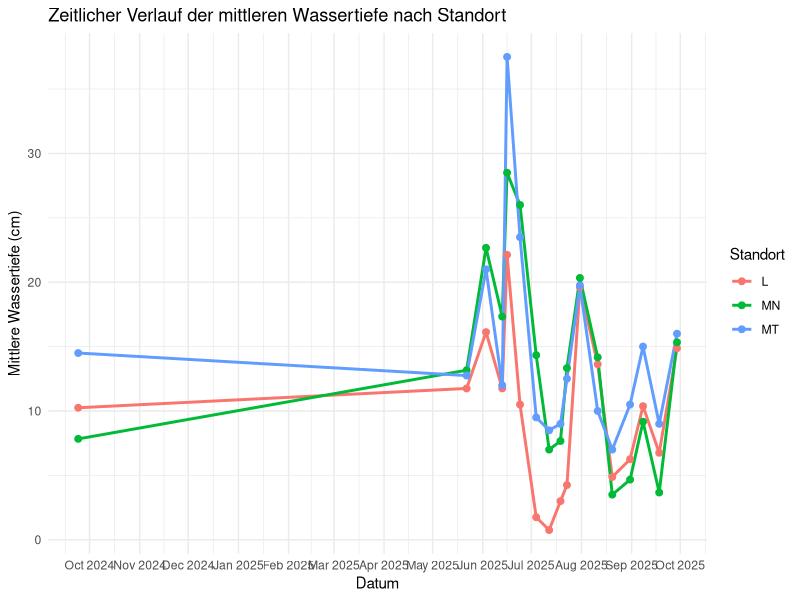
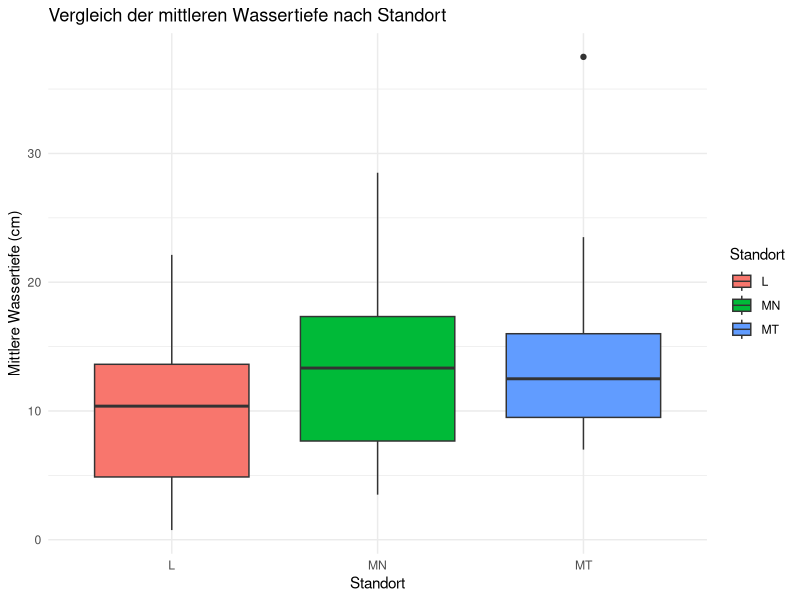
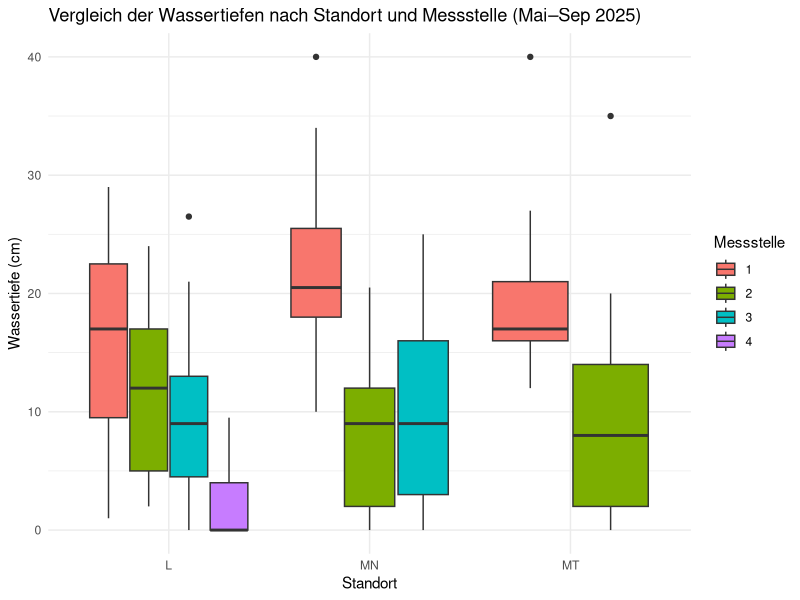
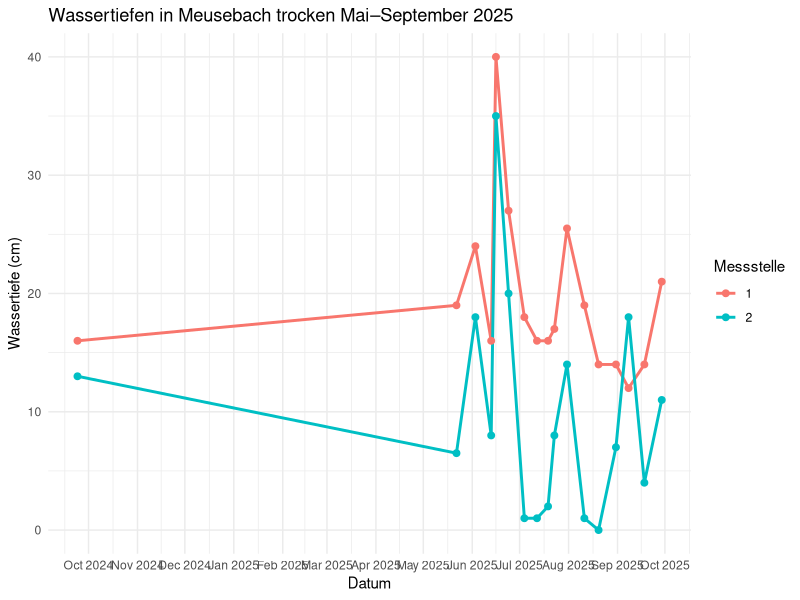
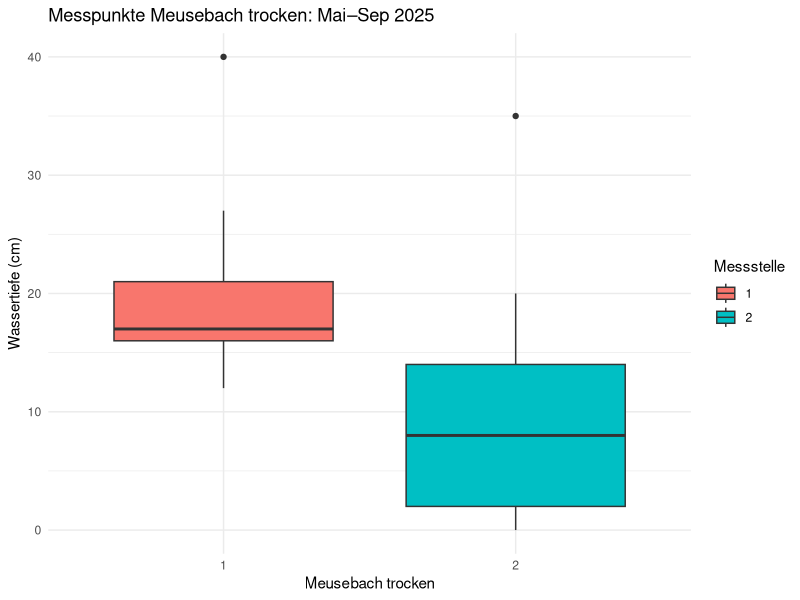
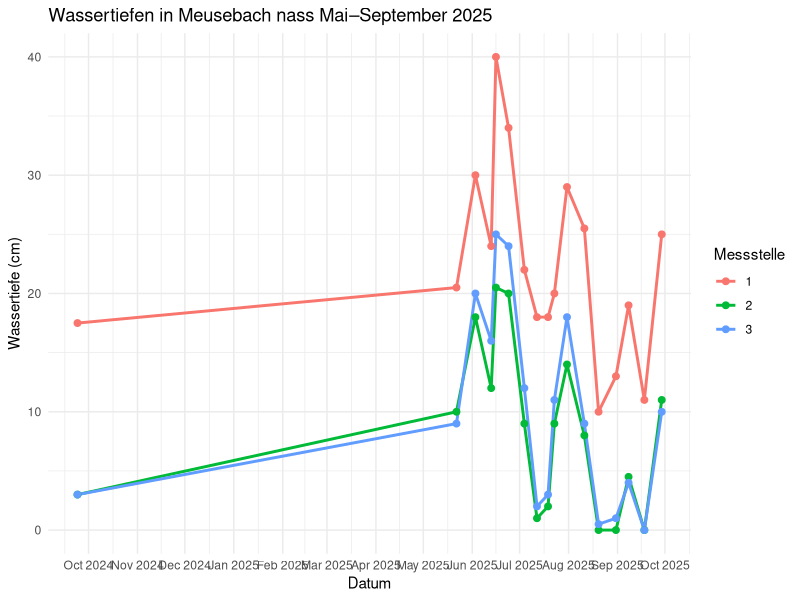
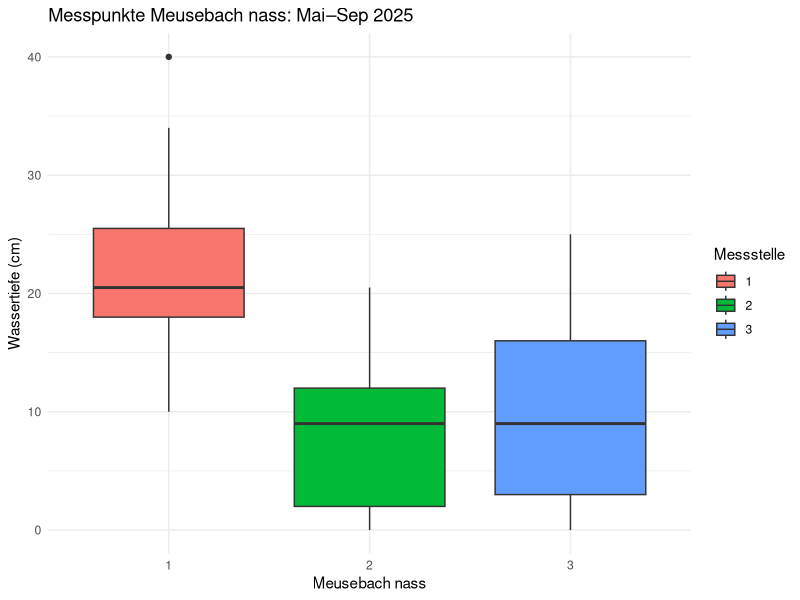
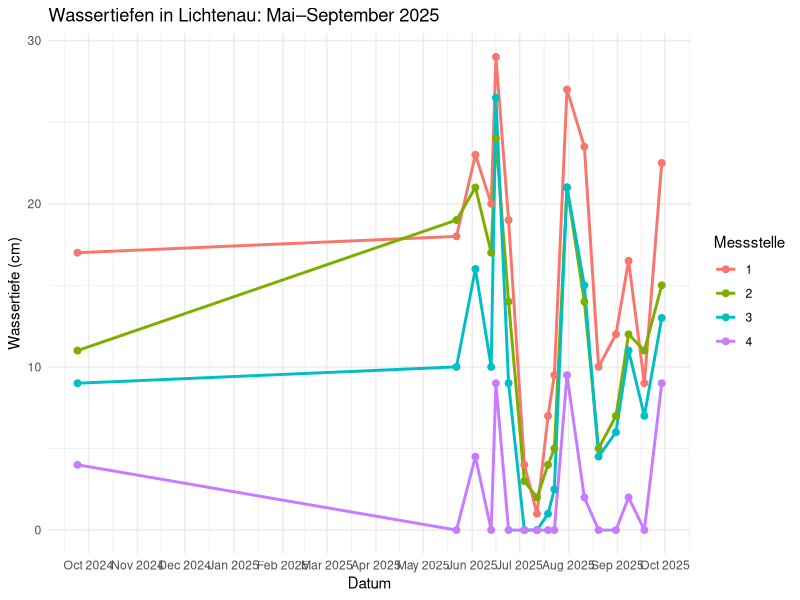

Write R code to recreate these figures, in order.
## ---- chunk 1
library(readxl)
library(dplyr)
library(ggplot2)
library(lubridate)
library(tidyr)
## ---- chunk 2
Wassertiefen <- read_excel("Tabelle Wassertiefe.xlsx")
summary(Wassertiefen)
str(Wassertiefen)
class(Wassertiefen$Datum)

# Datum als Date konvertieren
Wassertiefen$Datum <- as.Date(Wassertiefen$Datum)
str(Wassertiefen)
class(Wassertiefen$Datum)
## ---- chunk 3
# Mittelwerte pro Tag/ pro Standort berechnen 
WT_mittel <- Wassertiefen %>%
  group_by(Datum, Standort) %>% 
  summarise(WT_mean = mean(Wassertiefe, na.rm = TRUE)) %>%
  ungroup()

## ---- chunk 4
# Liniendiagramm - Jahresverlauf
ggplot(WT_mittel, aes(x = Datum, y = WT_mean, color = Standort)) +
  geom_line(linewidth = 1) +
  geom_point(size = 2) +
  labs(
    title = "Zeitlicher Verlauf der mittleren Wassertiefe nach Standort",
    x = "Datum",
    y = "Mittlere Wassertiefe (cm)",
    color = "Standort"
  ) +
  theme_minimal() +
  scale_x_date(date_breaks = "1 month", date_labels = "%b %Y")
## ---- chunk 5
# Boxplot - Unterschiede zw. Standorten (Tagesmittelwerte)
ggplot(WT_mittel, aes(x = factor(Standort), y = WT_mean, fill = Standort)) +
  geom_boxplot() +
  labs(
    title = "Vergleich der mittleren Wassertiefe nach Standort",
    x = "Standort",
    y = "Mittlere Wassertiefe (cm)"
  ) +
  theme_minimal()

## ---- chunk 6
# Boxplot pro Standort, Messpunkte farblich unterscheiden
ggplot(Wassertiefen, aes(x = factor(Standort), y = Wassertiefe, fill = factor(Messpunkt))) +
  geom_boxplot(position = position_dodge(0.8)) +
  labs(title = "Vergleich der Wassertiefen nach Standort und Messstelle (Mai–Sep 2025)",
       x = "Standort",
       y = "Wassertiefe (cm)",
       fill = "Messstelle") +
  theme_minimal()

## ---- chunk 7
####Jahresverlauf - Liniendiagramm
plot_lin <- function(df, st, titel=NULL) {
  
  # Daten  nach Standort filtern
  df_sub1 <- df %>% filter(Standort == st)

  # Automatischer Titel
  if (is.null(titel)) {
    titel <- paste("Wassertiefeschwankungen -", st)
  }
  
  ggplot(df_sub1, aes(Datum, Wassertiefe, color = factor(Messpunkt))) +
    geom_line(linewidth = 1) +
    geom_point(size = 2) +
    labs(title = titel,
         x = "Datum", y = "Wassertiefe (cm)", color = "Messstelle") +
    theme_minimal() +
    # Achse automatisch an vorhandene Daten anpassen
    scale_x_date(date_breaks = "1 month", date_labels = "%b %Y")
}



#### Unterschiede zw. den Messstellen - Boxplot 
plot_box <- function(df, st, titel=NULL, x_name=NULL) {
  
  # Daten filtern
  df_sub2 <- df %>% filter(Standort == st)
  
  # Titel setzen, falls NULL
  if (is.null(titel)) {
    titel <- paste("Wassertiefeschwankungen nach Messpunkt -", st)
  }
  
  # x-Achsenname setzen, falls NULL
  if (is.null(x_name)) {
    x_name <- "Messpunkt"  # Standard
  }
  
  ggplot(df_sub2, aes(x = factor(Messpunkt), y = Wassertiefe, fill = factor(Messpunkt))) +
    geom_boxplot() +
    labs(
      title = titel,
      x = x_name,           # hier wird der flexible Name verwendet
      y = "Wassertiefe (cm)",
      fill = "Messstelle"
    ) +
    theme_minimal()
}

## ---- chunk 8
# Liniendiagramm
plot_lin(Wassertiefen, "MT", titel="Wassertiefen in Meusebach trocken Mai–September 2025")
## ---- chunk 9
# Boxplot
plot_box(Wassertiefen, st="MT",
         titel="Messpunkte Meusebach trocken: Mai–Sep 2025",
         x_name="Meusebach trocken")
## ---- chunk 10
# Liniendiagramm
plot_lin(Wassertiefen, "MN", titel="Wassertiefen in Meusebach nass Mai–September 2025")
## ---- chunk 11
# Boxplot
plot_box(Wassertiefen, st="MN",
         titel="Messpunkte Meusebach nass: Mai–Sep 2025",
         x_name="Meusebach nass")
## ---- chunk 12
# Liniendiagramm
plot_lin(Wassertiefen, "L", titel="Wassertiefen in Lichtenau: Mai–September 2025")
## ---- chunk 13
# Boxplot
plot_box(Wassertiefen, st="L",
         titel="Messpunkte Lichtenau: Mai–Sep 2025",
         x_name="Meusebach nass")
## ---- chunk 14
# Statistische Kennzahlen pro Messpunkt und Standort
Kennzahlen <- Wassertiefen %>%
  group_by(Standort, Messpunkt) %>%
  summarise(
    Mittelwert = mean(Wassertiefe, na.rm = TRUE),
    Median = median(Wassertiefe, na.rm = TRUE),
    Std = sd(Wassertiefe, na.rm = TRUE),
    Min = min(Wassertiefe, na.rm = TRUE),
    Max = max(Wassertiefe, na.rm = TRUE)
  )

Kennzahlen

## ---- chunk 15
# Statistische Kennzahlen pro Standort
Kennzahlen_standort <- Wassertiefen %>%
  group_by(Standort) %>%
  summarise(
    Mittelwert = mean(Wassertiefe, na.rm = TRUE),
    Std = sd(Wassertiefe, na.rm = TRUE),
    Min = min(Wassertiefe, na.rm = TRUE),
    Max = max(Wassertiefe, na.rm = TRUE)
  )

Kennzahlen_standort

## ---- chunk 16
# welcher Standort hat die größten Wasserstandsschwankungen?

# Standardabweichung = wie stark der Wasserstand typischerweise um seinen Mittelwert schwankt
# Spannweite des Wasserstands = extremste Unterschiede zwischen dem höchsten und niedrigsten gemessenen Wasserstand

#Schwankung pro Standort (über Tagesmittelwerte)
WT_var_st <- WT_mittel %>%
  group_by(Standort) %>%
  summarise(
    sd_WT = sd(WT_mean, na.rm = TRUE),
    range_WT = max(WT_mean, na.rm = TRUE) - min(WT_mean, na.rm = TRUE)
  ) %>%
  arrange(desc(sd_WT))

WT_var_st

## ---- chunk 17
# Schwankung pro Messpunkt innerhalb eines Standorts
WT_var_mp <- Wassertiefen %>%
  group_by(Standort, Messpunkt) %>%
  summarise(
    sd_WT = sd(Wassertiefe, na.rm = TRUE),
    range_WT = max(Wassertiefe, na.rm = TRUE) - min(Wassertiefe, na.rm = TRUE)
  ) %>%
  arrange(desc(sd_WT))

WT_var_mp
## ---- chunk 18
# welcher Standort hat die meisten trocken gefallenen Tage, welcher die wenigsten (= Beständigkeit des Gewässers/Wasserspiegel)

# auch daraus kann man ggf ableiten, welches Gewässer das Wasser besser hält und Faktoren ableiten, warum es bei den anderen nicht so ist -> naturschutzfachliche Maßnahmen ggf ableiten/überdenken

WT_trocken_mp <- Wassertiefen %>%
  group_by(Standort, Messpunkt) %>%
  summarise(
    trockene_Tage = sum(Wassertiefe <= 1, na.rm = TRUE),
    gesamt_Messungen = n(),
    anteil_trocken = trockene_Tage / gesamt_Messungen
  ) %>%
  arrange(Standort, desc(trockene_Tage))

WT_trocken_mp

## ---- chunk 19
# Trocken- oder Hochwasserperioden zählen 
# Interpolation (da der Wasserstand nicht kontinuirlich gemessen wurde/in regelmäßigen Abständen)
library(zoo)

# Daten nach Datum sortieren und interpolieren
Wassertiefen <- Wassertiefen %>%
  arrange(Standort, Messpunkt, Datum) %>%
  group_by(Standort, Messpunkt) %>%
  mutate(Wassertiefe_interp = na.approx(Wassertiefe, x = as.numeric(Datum))) %>%
  ungroup()

# Trocken, Normalwasser, Hochwasser definieren
# Beispielwerte, noch keine konkreten festgelegt
Wassertiefen <- Wassertiefen %>%
  mutate(
    Trocken = Wassertiefe_interp < 3,
    Normalwasser = Wassertiefe_interp >= 3 & Wassertiefe_interp <= 25,
    Hochwasser = Wassertiefe_interp > 25
  )

# Zusammenhängende Perioden identifizieren
Wassertiefen <- Wassertiefen %>%
  group_by(Standort, Messpunkt) %>%
  mutate(
    Trocken_grp = cumsum(Trocken != lag(Trocken, default=first(Trocken))),
    Normalwasser_grp = cumsum(Normalwasser != lag(Normalwasser, default=first(Normalwasser))),
    Hochwasser_grp = cumsum(Hochwasser != lag(Hochwasser, default=first(Hochwasser)))
  ) %>%
  ungroup()

# Zusammenhängende Perioden zählen
Perioden_Anzahl <- Wassertiefen %>%
  group_by(Standort, Messpunkt) %>%
  summarise(
    TrockenPerioden = sum(Trocken & !duplicated(Trocken_grp)),
    NormalwasserPerioden = sum(Normalwasser & !duplicated(Normalwasser_grp)),
    HochwasserPerioden = sum(Hochwasser & !duplicated(Hochwasser_grp)),
    .groups = "drop"
  )

Perioden_Anzahl

## ---- chunk 20
TrockenPerioden <- Wassertiefen %>%
  filter(Trocken) %>%  # nur Trockenblöcke
  group_by(Standort, Messpunkt, Trocken_grp) %>%  # nach zusammenhängenden Perioden
  summarise(
    Start = min(Datum),  # erster Tag der Periode
    Ende = max(Datum),   # letzter Tag der Periode
    Dauer_Tage = as.numeric(max(Datum) - min(Datum)) + 1,  # Dauer in Tagen
    .groups = "drop"
  )

TrockenPerioden
## ---- chunk 21
HochwasserPerioden <- Wassertiefen %>%
  filter(Hochwasser) %>%  # nur Hochwasserblöcke
  group_by(Standort, Messpunkt, Hochwasser_grp) %>%
  summarise(
    Start = min(Datum),
    Ende = max(Datum),
    Dauer_Tage = as.numeric(max(Datum) - min(Datum)) + 1,
    .groups = "drop"
  )

HochwasserPerioden
## ---- chunk 22
NormalwasserPerioden <- Wassertiefen %>%
  filter(Normalwasser) %>%  # nur Normalwasserblöcke
  group_by(Standort, Messpunkt, Normalwasser_grp) %>%  # bereits vorhanden!
  summarise(
    Start = min(Datum),
    Ende = max(Datum),
    Dauer_Tage = as.numeric(max(Datum) - min(Datum)) + 1,
    .groups = "drop"
  )

NormalwasserPerioden
## ---- chunk 23
# Histogramm zur Häufigkeit der Wasserstände je Standort 
ggplot(Wassertiefen, aes(x = Wassertiefe, fill = Standort)) +
  geom_histogram(binwidth = 5, alpha = 0.7) +
  facet_wrap(~Standort) +
  theme_minimal() +
  labs(title = "Verteilung der Wasserstände pro Standort",
       x = "Wasserstand (cm)",
       y = "Anzahl der Messungen")

# Histogramm zur Häufigkeit der Wasserstände je Standort ohne Messpunkt 4 bei Lihtenau 
ggplot(
  Wassertiefen %>%
    filter(!(Standort == "L" & Messpunkt == 4)),
  aes(x = Wassertiefe, fill = Standort)
) +
  geom_histogram(binwidth = 5, alpha = 0.7) +
  facet_wrap(~Standort) +
  theme_minimal() +
  labs(
    title = "Verteilung der Wasserstände pro Standort",
    x = "Wasserstand (cm)",
    y = "Anzahl der Messungen"
  )
## ---- chunk 24
# Histogramm zur Häufigkeit der Wasserstände je Messpunkt und Standort 
Wassertiefen$Standort <- as.factor(Wassertiefen$Standort)
Wassertiefen$Messpunkt <- as.factor(Wassertiefen$Messpunkt)

standort_L <- Wassertiefen %>% 
  filter(Standort == "L")
standort_L <- Wassertiefen %>%
  filter(Standort == "L", Messpunkt != "4")#ohne Messpunkt 4 (verzerrt Daten)
standort_MN <- Wassertiefen %>% 
  filter(Standort == "MN")
standort_MT <- Wassertiefen %>% 
  filter(Standort == "MT")

ggplot(standort_MT, aes(x = Wassertiefe, fill = Messpunkt)) +
  geom_histogram(binwidth = 5, alpha = 0.7) +
  facet_wrap(~Messpunkt) +
  theme_minimal() +
  labs(title = "Histogramm pro Messpunkt & Standort",
       x = "Wasserstand (cm)",
       y = "Anzahl Messungen")

## ---- chunk 25
Wassertiefen %>%
  filter(!(Standort == "L" & Messpunkt == "4")) %>%
  ggplot(aes(x = Wassertiefe, fill = Standort)) +
  geom_histogram(binwidth = 5, alpha = 0.7) +
  facet_grid(Standort ~ Messpunkt) +
  theme_minimal() +
  labs(
    title = "Histogramm der Wasserstände nach Standort und Messpunkt",
    x = "Wasserstand (cm)",
    y = "Anzahl Messungen",
    fill = "Fläche"
  ) +
  scale_fill_manual(
    values = c(
      "L" = "#1b9e77",
      "MT" = "#d95f02",
      "MN" = "#7570b3"
    ),
    labels = c(
      "L" = "Lichtenau",
      "MT" = "Meusebach trocken",
      "MN" = "Meusebach nass"
    )
  )
